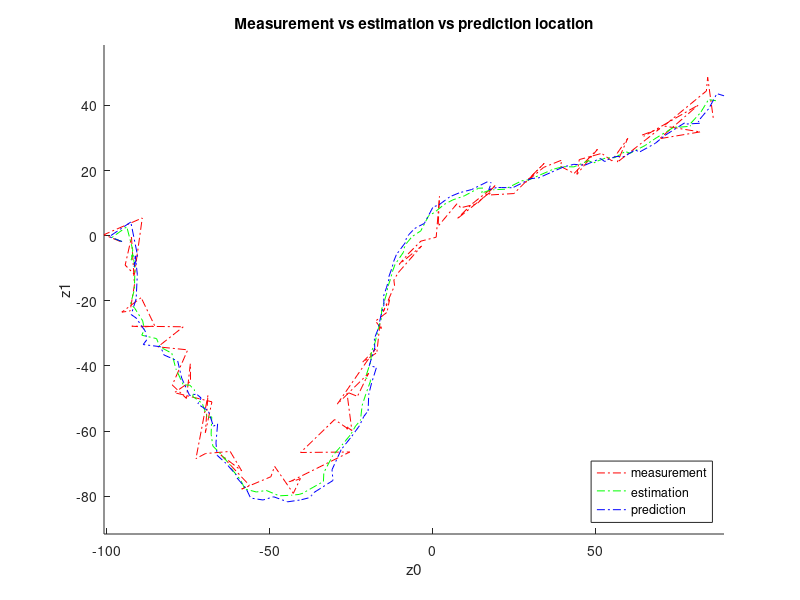

MATLAB code for this plot: (Note: this script raises an error after producing the figure.)
%% EXERCISE 5:  discrete kalman filtering
% Student: Luan Duong - Student ID:S2236117
% Objectives of the exercise: 
%   - how to implement discrete kalman filter 

% Summary of question: Radar tracking
%   - Xsi(i):2D position, v(i):velocity,a(i):acceleration  
%   - Model: x(i+1)=F*x(i)+w(i), w(i) is white noise 
%   - State vector: x(i)= (Xsi(i),v(i),a(i))
%   - Xsi(i+1)=Xsi(i)+v(i), v(i+1)=v(i)+a(i),a(i+1)=F1*a(i)+w1(i)

clear all; close all % start 
% Given Case: 
F1=[0.97 0;0 0.97]; 
Cw1=[0.0016 0; 0 0.0016];

% Radar system: z(i)=Xsi(i)+n(i), n(i) is measurement noise 
Cn=[49 0; 0 49];

%% Question 1: 
% PURPOSE: - Determine F, Cw, Cx(0) and x_pred(0|-1)
% 1. Determine F
% Xsi(i+1)=Xsi(i)+v(i) => x_xsi(i+1)=x_xsi(i)+x_v(i)+ w
F_Xsi=[1 0 1 0 0 0; 0 1 0 1 0 0];
% v(i+1)=v(i)+a(i) => x_v(i+1)=x_v(i)+x_a(i)+ w
F_v=[0 0 1 0 1 0; 0 0 0 1 0 1];
% a(i+1)=F1*a(i)+w 
F_a=[0 0 0 0 F1(1,:); 0 0 0 0 F1(2,:)];
F=[F_Xsi;F_v;F_a]; % Matrix of F

% 2. Determine Cw
% Xsi(i+1)=Xsi(i)+v(i), v(i+1)=v(i)+a(i) => w_Xsi=w_v=0
Cw=[zeros(4,6);zeros(2,4),Cw1];

% 3. Determine Cx(0)=p(x(0))
% Given: uncertain range of s_Xi(0)=100, s_v(0)=4, s_a(0)= 0.2
% C_pred(0|-1)= Cx=E[(x-x_mean)*(x-x_mean)^T), the variables are incorrelation 
Cpred=diag([100^2 100^2 4^2 4^2 0.2^2 0.2^2]);


% 4. xpred(0|-1)=E(x(0))=0
xpred=[0;0;0;0;0;0];

%% Question 2: 
% PURPOSE: load measurement z, create DKF loop to find x_est
load('zradar.mat') % load measurement 

% Saving ininital data
% Cpredlist{1}=Cpred;
% xpredlist{1}=xpred;

% Define H
H=zeros(2,6);H(1,1)=1; H(2,2)=1;

% DKF loop 
for it=1:length(z) 
    % update process
        % The Kalman gain matrix: K=Cxz*Cz^-1=(Cx*H^T)*(H*Cx*H^T+Cn)^-1
        K=Cpred*H.'/(H*Cpred*H.'+Cn);
        % the uLMMSE estimate of the position: x_est=Kz+b
        b=(eye(length(K))-K*H)*xpred;
        xest=K*z(:,it)+b;
        % the corresponding error cov matrix:
        Cerr=Cpred-K*H*Cpred.';
        % Saving data
        xestlist{it}=xest;
        Cerrlist{it}=Cerr;
        K_list{it}=K;
    % predict process
        % prediction xpred(i+1|i)=F*xest(i|i)//+L*u(i)//
        xpred=F*xest;
        % propagation of covariance matrix
        Cpred=F*Cerr*F.'+Cw;
        % Saving data
        xpredlist{it}=xpred;
        Cpredlist{it}=Cpred;
    
    % Question 5: Comment the above part of the loop, uncomment below
%         [K,Cpred,Cerr]=dlqe(F,eye(6),H,Cw,Cn);
%         b=(eye(length(K))-K*H)*xpred;
%         xest=K*z(:,it)+b;
%         xestlist{it}=xest;
%         Cerrlist{it}=Cerr;
%         K_list{it}=K;
%         xpred=F*xest;
%         xpredlist{it}=xpred;
%         Cpredlist{it}=Cpred;
        
    
end 

%% Question 3: 
% PURPOSE: plot Xipred,Xiest and z
figure(1) 
hold on
p1=plot(z(1,:),z(2,:),'r-.');
for i=1:length(xestlist)
    Xiest(:,i)=xestlist{i}(1:2);
end
p2=plot(Xiest(1,:),Xiest(2,:),'g-.');
for i=1:length(xpredlist)
    Xipred(:,i)=xpredlist{i}(1:2);
end
p3=plot(Xipred(1,:),Xipred(2,:),'b-.');
axis equal
xlabel('z0'), ylabel('z1')
legend([p1 p2 p3],'measurement', 'estimation', 'prediction',...
    'Location', 'southeast')
title('Measurement vs estimation vs prediction location')
%print(gcf,'Ass5-fig1.png','-dpng','-r500'); 
%print(gcf,'Ass5-fig3.png','-dpng','-r500');

%% Question 4
% PURPOSE: Add the uncertainty region 
for i=1:3:100
    p4=uncertainty(Cerrlist{i}(1:2,1:2),Xiest(:,i));
end
legend([p1 p2 p3 p4],'measurement', 'estimation', 'prediction', 'uncertainty')
title('Measurement vs estimation vs prediction location with uncertainty')
%print(gcf,'Ass5-fig2.png','-dpng','-r500'); 
%print(gcf,'Ass5-fig4.png','-dpng','-r500'); 

%% Question 5
% Using the dlqe function 
K_list_before=K_list;
Cerrlist_before=Cerrlist;
Cpredlist_before=Cpredlist;

% Delete clear all at the beginning, Activate part of comment 2
% K_list_after=K_list;
% Cerrlist_after=Cerrlist;
% Cpredlist_after=Cpredlist;

% for i=1:length(K_list_before)
% K_diff(i)=norm(K_list_after{i}-K_list_before{i});
% Cerr_diff(i)=norm(Cerrlist_after{i}-Cerrlist_before{i});
% Cpred_diff(i)=norm(Cpredlist_after{i}-Cpredlist_before{i});
% end
% figure (2)
% hold on
% p5=plot(1:length(K_list_before),K_diff(:));
% p6=plot(1:length(K_list_before),Cerr_diff(:));
% p7=plot(1:length(K_list_before),Cpred_diff(:));
% legend([p5 p6 p7],' Difference of K', 'Different of Cerr', 'Different of Cpred')
% xlabel('Number of measurement')
% title('Measurement vs estimation vs prediction location with uncertainty')
% hold off
% print(gcf,'Ass5-fig5.png','-dpng','-r500'); 

